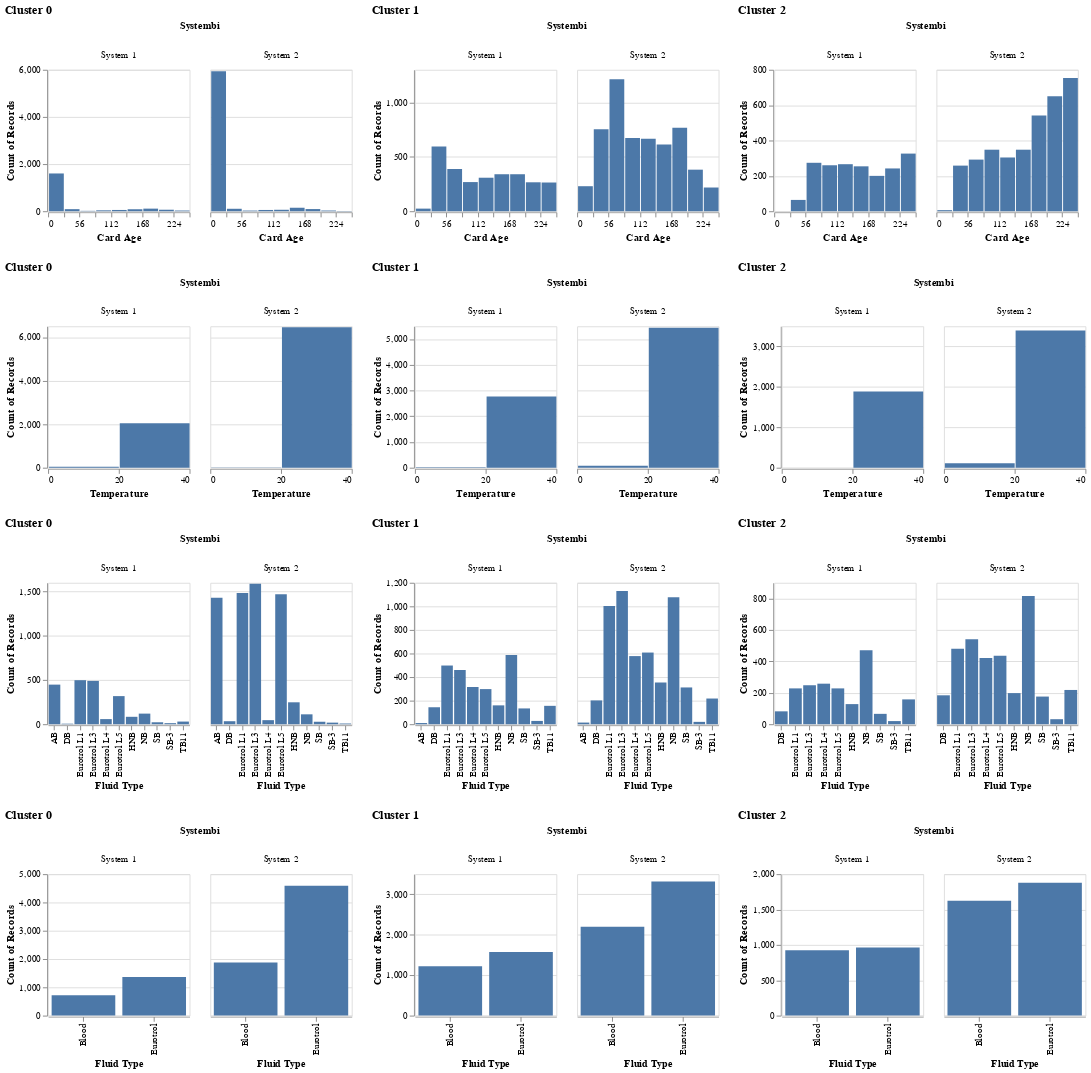

Notebook code cell kept with this figure:
### Code cell
# Plot the feature distribution
plot_sensor_data(A_cal_window_zero, y_pred)
